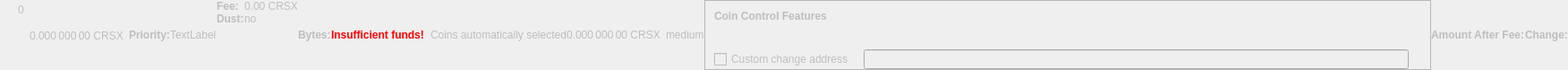
    <widget class="QWidget" name="dummyHideWidget" native="true">
     <property name="enabled">
      <bool>false</bool>
     </property>
     <property name="maximumSize">
      <size>
       <width>100</width>
       <height>22</height>
      </size>
     </property>
     <layout class="QHBoxLayout" name="dummyHideLayout">
      <property name="spacing">
       <number>0</number>
      </property>
      <property name="leftMargin">
       <number>0</number>
      </property>
      <property name="topMargin">
       <number>0</number>
      </property>
      <property name="rightMargin">
       <number>0</number>
      </property>
      <property name="bottomMargin">
       <number>0</number>
      </property>
      <item>
       <layout class="QFormLayout" name="formLayoutCoinControl1">
        <property name="horizontalSpacing">
         <number>10</number>
        </property>
        <property name="verticalSpacing">
         <number>14</number>
        </property>
        <property name="leftMargin">
         <number>10</number>
        </property>
        <property name="topMargin">
         <number>4</number>
        </property>
        <property name="rightMargin">
         <number>6</number>
        </property>
        <item row="0" column="1">
         <widget class="QLabel" name="labelCoinControlBytes">
          <property name="cursor">
           <cursorShape>IBeamCursor</cursorShape>
          </property>
          <property name="contextMenuPolicy">
           <enum>Qt::ActionsContextMenu</enum>
          </property>
          <property name="text">
           <string notr="true">0</string>
          </property>
          <property name="textInteractionFlags">
           <set>Qt::LinksAccessibleByMouse|Qt::TextSelectableByKeyboard|Qt::TextSelectableByMouse</set>
          </property>
         </widget>
        </item>
       </layout>
      </item>
      <item>
       <widget class="QLabel" name="labelCoinControlAfterFee">
        <property name="enabled">
         <bool>false</bool>
        </property>
        <property name="sizePolicy">
         <sizepolicy hsizetype="Fixed" vsizetype="Fixed">
          <horstretch>0</horstretch>
          <verstretch>0</verstretch>
         </sizepolicy>
        </property>
        <property name="minimumSize">
         <size>
          <width>111</width>
          <height>12</height>
         </size>
        </property>
        <property name="maximumSize">
         <size>
          <width>111</width>
          <height>12</height>
         </size>
        </property>
        <property name="cursor">
         <cursorShape>IBeamCursor</cursorShape>
        </property>
        <property name="contextMenuPolicy">
         <enum>Qt::ActionsContextMenu</enum>
        </property>
        <property name="text">
         <string notr="true">0.000 000 00 CRSX</string>
        </property>
        <property name="textInteractionFlags">
         <set>Qt::LinksAccessibleByMouse|Qt::TextSelectableByKeyboard|Qt::TextSelectableByMouse</set>
        </property>
       </widget>
      </item>
      <item>
       <widget class="QLabel" name="labelCoinControlPriorityText">
        <property name="enabled">
         <bool>false</bool>
        </property>
        <property name="font">
         <font>
          <weight>75</weight>
          <bold>true</bold>
         </font>
        </property>
        <property name="text">
         <string>Priority:</string>
        </property>
       </widget>
      </item>
      <item>
       <layout class="QHBoxLayout" name="horizontalLayout">
        <item>
         <widget class="QLabel" name="WarningLabel">
          <property name="text">
           <string>TextLabel</string>
          </property>
         </widget>
        </item>
       </layout>
      </item>
      <item>
       <layout class="QFormLayout" name="formLayoutCoinControl3">
        <property name="horizontalSpacing">
         <number>0</number>
        </property>
        <property name="verticalSpacing">
         <number>0</number>
        </property>
        <property name="leftMargin">
         <number>0</number>
        </property>
        <property name="topMargin">
         <number>0</number>
        </property>
        <property name="rightMargin">
         <number>0</number>
        </property>
        <item row="0" column="0">
         <widget class="QLabel" name="labelCoinControlFeeText">
          <property name="enabled">
           <bool>false</bool>
          </property>
          <property name="font">
           <font>
            <weight>75</weight>
            <bold>true</bold>
           </font>
          </property>
          <property name="text">
           <string>Fee:</string>
          </property>
          <property name="margin">
           <number>0</number>
          </property>
         </widget>
        </item>
        <item row="0" column="1">
         <widget class="QLabel" name="labelCoinControlFee">
          <property name="enabled">
           <bool>false</bool>
          </property>
          <property name="cursor">
           <cursorShape>IBeamCursor</cursorShape>
          </property>
          <property name="contextMenuPolicy">
           <enum>Qt::ActionsContextMenu</enum>
          </property>
          <property name="text">
           <string notr="true">0.00 CRSX</string>
          </property>
          <property name="textInteractionFlags">
           <set>Qt::LinksAccessibleByMouse|Qt::TextSelectableByKeyboard|Qt::TextSelectableByMouse</set>
          </property>
         </widget>
        </item>
        <item row="1" column="0">
         <widget class="QLabel" name="labelCoinControlLowOutputText">
          <property name="enabled">
           <bool>false</bool>
          </property>
          <property name="font">
           <font>
            <weight>75</weight>
            <bold>true</bold>
           </font>
          </property>
          <property name="text">
           <string>Dust:</string>
          </property>
         </widget>
        </item>
        <item row="1" column="1">
         <widget class="QLabel" name="labelCoinControlLowOutput">
          <property name="enabled">
           <bool>false</bool>
          </property>
          <property name="cursor">
           <cursorShape>IBeamCursor</cursorShape>
          </property>
          <property name="contextMenuPolicy">
           <enum>Qt::ActionsContextMenu</enum>
          </property>
          <property name="text">
           <string>no</string>
          </property>
          <property name="textInteractionFlags">
           <set>Qt::LinksAccessibleByMouse|Qt::TextSelectableByKeyboard|Qt::TextSelectableByMouse</set>
          </property>
         </widget>
        </item>
       </layout>
      </item>
      <item>
       <widget class="QLabel" name="labelCoinControlBytesText">
        <property name="enabled">
         <bool>false</bool>
        </property>
        <property name="font">
         <font>
          <weight>75</weight>
          <bold>true</bold>
         </font>
        </property>
        <property name="text">
         <string>Bytes:</string>
        </property>
       </widget>
      </item>
      <item>
       <layout class="QFormLayout" name="formLayoutCoinControl2">
        <property name="horizontalSpacing">
         <number>0</number>
        </property>
        <property name="verticalSpacing">
         <number>0</number>
        </property>
        <property name="leftMargin">
         <number>0</number>
        </property>
        <property name="topMargin">
         <number>0</number>
        </property>
        <property name="rightMargin">
         <number>0</number>
        </property>
       </layout>
      </item>
      <item>
       <layout class="QHBoxLayout" name="horizontalLayoutCoinControl2">
        <property name="spacing">
         <number>0</number>
        </property>
        <property name="bottomMargin">
         <number>0</number>
        </property>
       </layout>
      </item>
      <item>
       <widget class="QLabel" name="labelCoinControlInsuffFunds">
        <property name="enabled">
         <bool>false</bool>
        </property>
        <property name="minimumSize">
         <size>
          <width>0</width>
          <height>0</height>
         </size>
        </property>
        <property name="font">
         <font>
          <weight>75</weight>
          <bold>true</bold>
         </font>
        </property>
        <property name="styleSheet">
         <string notr="true">color:red;font-weight:bold;</string>
        </property>
        <property name="text">
         <string>Insufficient funds!</string>
        </property>
        <property name="margin">
         <number>5</number>
        </property>
       </widget>
      </item>
      <item>
       <layout class="QFormLayout" name="formLayoutCoinControl4">
        <property name="horizontalSpacing">
         <number>0</number>
        </property>
        <property name="verticalSpacing">
         <number>0</number>
        </property>
        <property name="leftMargin">
         <number>0</number>
        </property>
        <property name="topMargin">
         <number>0</number>
        </property>
        <property name="rightMargin">
         <number>0</number>
        </property>
       </layout>
      </item>
      <item>
       <widget class="QLabel" name="labelCoinControlChangeLabel">
        <property name="enabled">
         <bool>false</bool>
        </property>
        <property name="sizePolicy">
         <sizepolicy hsizetype="Preferred" vsizetype="Expanding">
          <horstretch>0</horstretch>
          <verstretch>0</verstretch>
         </sizepolicy>
        </property>
        <property name="minimumSize">
         <size>
          <width>0</width>
          <height>0</height>
         </size>
        </property>
        <property name="text">
         <string/>
        </property>
        <property name="margin">
         <number>3</number>
        </property>
       </widget>
      </item>
      <item>
       <widget class="QLabel" name="labelCoinControlAutomaticallySelected">
        <property name="enabled">
         <bool>false</bool>
        </property>
        <property name="sizePolicy">
         <sizepolicy hsizetype="Fixed" vsizetype="Fixed">
          <horstretch>0</horstretch>
          <verstretch>0</verstretch>
         </sizepolicy>
        </property>
        <property name="minimumSize">
         <size>
          <width>0</width>
          <height>0</height>
         </size>
        </property>
        <property name="maximumSize">
         <size>
          <width>240</width>
          <height>16777215</height>
         </size>
        </property>
        <property name="text">
         <string>Coins automatically selected</string>
        </property>
        <property name="margin">
         <number>5</number>
        </property>
       </widget>
      </item>
      <item>
       <widget class="QLabel" name="labelCoinControlChange">
        <property name="enabled">
         <bool>false</bool>
        </property>
        <property name="sizePolicy">
         <sizepolicy hsizetype="Fixed" vsizetype="Fixed">
          <horstretch>0</horstretch>
          <verstretch>0</verstretch>
         </sizepolicy>
        </property>
        <property name="minimumSize">
         <size>
          <width>111</width>
          <height>0</height>
         </size>
        </property>
        <property name="maximumSize">
         <size>
          <width>111</width>
          <height>16777215</height>
         </size>
        </property>
        <property name="cursor">
         <cursorShape>IBeamCursor</cursorShape>
        </property>
        <property name="contextMenuPolicy">
         <enum>Qt::ActionsContextMenu</enum>
        </property>
        <property name="text">
         <string notr="true">0.000 000 00 CRSX</string>
        </property>
        <property name="textInteractionFlags">
         <set>Qt::LinksAccessibleByMouse|Qt::TextSelectableByKeyboard|Qt::TextSelectableByMouse</set>
        </property>
       </widget>
      </item>
      <item>
       <widget class="QLabel" name="labelCoinControlPriority">
        <property name="enabled">
         <bool>false</bool>
        </property>
        <property name="cursor">
         <cursorShape>IBeamCursor</cursorShape>
        </property>
        <property name="contextMenuPolicy">
         <enum>Qt::ActionsContextMenu</enum>
        </property>
        <property name="text">
         <string>medium</string>
        </property>
        <property name="textInteractionFlags">
         <set>Qt::LinksAccessibleByMouse|Qt::TextSelectableByKeyboard|Qt::TextSelectableByMouse</set>
        </property>
       </widget>
      </item>
      <item>
       <widget class="QFrame" name="frameCoinControl">
        <property name="sizePolicy">
         <sizepolicy hsizetype="Expanding" vsizetype="Expanding">
          <horstretch>0</horstretch>
          <verstretch>0</verstretch>
         </sizepolicy>
        </property>
        <property name="maximumSize">
         <size>
          <width>16777215</width>
          <height>16777215</height>
         </size>
        </property>
        <property name="frameShape">
         <enum>QFrame::StyledPanel</enum>
        </property>
        <property name="frameShadow">
         <enum>QFrame::Sunken</enum>
        </property>
        <layout class="QVBoxLayout" name="verticalLayoutCoinControl2_2">
         <property name="spacing">
          <number>0</number>
         </property>
         <property name="leftMargin">
          <number>0</number>
         </property>
         <property name="topMargin">
          <number>0</number>
         </property>
         <property name="rightMargin">
          <number>0</number>
         </property>
         <property name="bottomMargin">
          <number>0</number>
         </property>
         <item>
          <layout class="QVBoxLayout" name="verticalLayoutCoinControl" stretch="0,0,0,1">
           <property name="spacing">
            <number>0</number>
           </property>
           <property name="leftMargin">
            <number>10</number>
           </property>
           <property name="topMargin">
            <number>10</number>
           </property>
           <item>
            <layout class="QHBoxLayout" name="horizontalLayoutCoinControl1">
             <property name="bottomMargin">
              <number>15</number>
             </property>
             <item>
              <widget class="QLabel" name="labelCoinControlFeatures">
               <property name="enabled">
                <bool>false</bool>
               </property>
               <property name="sizePolicy">
                <sizepolicy hsizetype="Preferred" vsizetype="Maximum">
                 <horstretch>0</horstretch>
                 <verstretch>0</verstretch>
                </sizepolicy>
               </property>
               <property name="font">
                <font>
                 <weight>75</weight>
                 <bold>true</bold>
                </font>
               </property>
               <property name="styleSheet">
                <string notr="true">font-weight:bold;</string>
               </property>
               <property name="text">
                <string>Coin Control Features</string>
               </property>
              </widget>
             </item>
            </layout>
           </item>
           <item>
            <widget class="QWidget" name="widgetCoinControl" native="true">
             <property name="sizePolicy">
              <sizepolicy hsizetype="Preferred" vsizetype="Preferred">
               <horstretch>0</horstretch>
               <verstretch>0</verstretch>
              </sizepolicy>
             </property>
             <property name="minimumSize">
              <size>
               <width>0</width>
               <height>0</height>
              </size>
             </property>
             <property name="styleSheet">
              <string notr="true"/>
             </property>
             <layout class="QHBoxLayout" name="horizontalLayoutCoinControl5_2">
              <property name="leftMargin">
               <number>0</number>
              </property>
              <property name="topMargin">
               <number>0</number>
              </property>
              <property name="rightMargin">
               <number>0</number>
              </property>
              <property name="bottomMargin">
               <number>0</number>
              </property>
              <item>
               <layout class="QHBoxLayout" name="horizontalLayoutCoinControl3">
                <property name="spacing">
                 <number>20</number>
                </property>
                <property name="topMargin">
                 <number>0</number>
                </property>
                <property name="bottomMargin">
                 <number>10</number>
                </property>
               </layout>
              </item>
             </layout>
            </widget>
           </item>
           <item>
            <layout class="QHBoxLayout" name="horizontalLayoutCoinControl4" stretch="0,0,0">
             <property name="spacing">
              <number>12</number>
             </property>
             <property name="sizeConstraint">
              <enum>QLayout::SetDefaultConstraint</enum>
             </property>
             <property name="topMargin">
              <number>5</number>
             </property>
             <property name="rightMargin">
              <number>5</number>
             </property>
             <item>
              <widget class="QCheckBox" name="checkBoxCoinControlChange">
               <property name="enabled">
                <bool>false</bool>
               </property>
               <property name="toolTip">
                <string>If this is activated, but the change address is empty or invalid, change will be sent to a newly generated address.</string>
               </property>
               <property name="text">
                <string>Custom change address</string>
               </property>
              </widget>
             </item>
             <item>
              <widget class="QValidatedLineEdit" name="lineEditCoinControlChange">
               <property name="enabled">
                <bool>false</bool>
               </property>
               <property name="sizePolicy">
                <sizepolicy hsizetype="Expanding" vsizetype="Fixed">
                 <horstretch>0</horstretch>
                 <verstretch>0</verstretch>
                </sizepolicy>
               </property>
              </widget>
             </item>
             <item>
              <widget class="QLabel" name="labelCoinControlChangeLabel_2">
               <property name="sizePolicy">
                <sizepolicy hsizetype="Preferred" vsizetype="Expanding">
                 <horstretch>0</horstretch>
                 <verstretch>0</verstretch>
                </sizepolicy>
               </property>
               <property name="minimumSize">
                <size>
                 <width>0</width>
                 <height>0</height>
                </size>
               </property>
               <property name="text">
                <string/>
               </property>
               <property name="margin">
                <number>3</number>
               </property>
              </widget>
             </item>
            </layout>
           </item>
           <item>
            <spacer name="verticalSpacerCoinControl">
             <property name="orientation">
              <enum>Qt::Vertical</enum>
             </property>
             <property name="sizeHint" stdset="0">
              <size>
               <width>800</width>
               <height>1</height>
              </size>
             </property>
            </spacer>
           </item>
          </layout>
         </item>
        </layout>
       </widget>
      </item>
      <item>
       <widget class="QLabel" name="labelCoinControlAfterFeeText">
        <property name="enabled">
         <bool>false</bool>
        </property>
        <property name="minimumSize">
         <size>
          <width>0</width>
          <height>0</height>
         </size>
        </property>
        <property name="maximumSize">
         <size>
          <width>16777215</width>
          <height>16777215</height>
         </size>
        </property>
        <property name="font">
         <font>
          <weight>75</weight>
          <bold>true</bold>
         </font>
        </property>
        <property name="text">
         <string>Amount After Fee:</string>
        </property>
        <property name="alignment">
         <set>Qt::AlignLeading|Qt::AlignLeft|Qt::AlignVCenter</set>
        </property>
        <property name="margin">
         <number>0</number>
        </property>
       </widget>
      </item>
      <item>
       <widget class="QLabel" name="labelCoinControlChangeText">
        <property name="enabled">
         <bool>false</bool>
        </property>
        <property name="sizePolicy">
         <sizepolicy hsizetype="Preferred" vsizetype="Preferred">
          <horstretch>0</horstretch>
          <verstretch>0</verstretch>
         </sizepolicy>
        </property>
        <property name="minimumSize">
         <size>
          <width>0</width>
          <height>0</height>
         </size>
        </property>
        <property name="maximumSize">
         <size>
          <width>16777215</width>
          <height>16777215</height>
         </size>
        </property>
        <property name="font">
         <font>
          <weight>75</weight>
          <bold>true</bold>
         </font>
        </property>
        <property name="text">
         <string>Change:</string>
        </property>
        <property name="alignment">
         <set>Qt::AlignLeading|Qt::AlignLeft|Qt::AlignVCenter</set>
        </property>
       </widget>
      </item>
     </layout>
    </widget>
